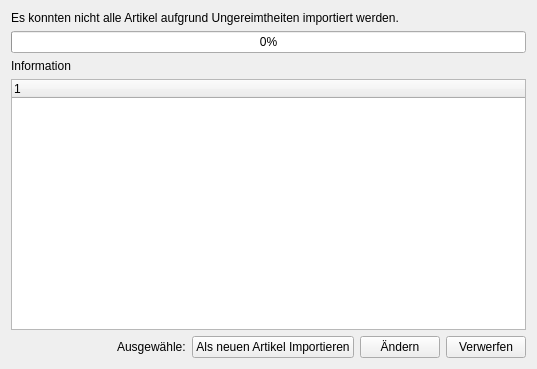
<?xml version="1.0" encoding="UTF-8"?>
<ui version="4.0">
 <class>CsvImportWizardPage4</class>
 <widget class="QWizardPage" name="CsvImportWizardPage4">
  <property name="geometry">
   <rect>
    <x>0</x>
    <y>0</y>
    <width>537</width>
    <height>369</height>
   </rect>
  </property>
  <property name="windowTitle">
   <string>WizardPage</string>
  </property>
  <layout class="QHBoxLayout" name="horizontalLayout_2">
   <item>
    <layout class="QVBoxLayout" name="verticalLayout">
     <item>
      <widget class="QLabel" name="label_2">
       <property name="text">
        <string>Es konnten nicht alle Artikel aufgrund Ungereimtheiten importiert werden.</string>
       </property>
       <property name="wordWrap">
        <bool>true</bool>
       </property>
      </widget>
     </item>
     <item>
      <widget class="QProgressBar" name="progressBar">
       <property name="value">
        <number>0</number>
       </property>
      </widget>
     </item>
     <item>
      <widget class="QLabel" name="infoLabel">
       <property name="text">
        <string>Information</string>
       </property>
      </widget>
     </item>
     <item>
      <widget class="QTreeWidget" name="treeWidget">
       <property name="editTriggers">
        <set>QAbstractItemView::NoEditTriggers</set>
       </property>
       <property name="showDropIndicator" stdset="0">
        <bool>false</bool>
       </property>
       <column>
        <property name="text">
         <string/>
        </property>
       </column>
      </widget>
     </item>
     <item>
      <layout class="QHBoxLayout" name="horizontalLayout">
       <item>
        <spacer name="horizontalSpacer">
         <property name="orientation">
          <enum>Qt::Horizontal</enum>
         </property>
         <property name="sizeHint" stdset="0">
          <size>
           <width>40</width>
           <height>20</height>
          </size>
         </property>
        </spacer>
       </item>
       <item>
        <widget class="QLabel" name="label_3">
         <property name="text">
          <string>Ausgewähle:</string>
         </property>
        </widget>
       </item>
       <item>
        <widget class="QPushButton" name="newImportButton">
         <property name="toolTip">
          <string>Artikel werden mit neuer Artikelnummerübernommen.</string>
         </property>
         <property name="text">
          <string>Als neuen Artikel Importieren</string>
         </property>
        </widget>
       </item>
       <item>
        <widget class="QPushButton" name="changeImportButton">
         <property name="toolTip">
          <string>Bestehende Artikel werden mit den neuen Daten überschrieben</string>
         </property>
         <property name="text">
          <string>Ändern</string>
         </property>
        </widget>
       </item>
       <item>
        <widget class="QrkPushButton" name="cancelImportButton">
         <property name="toolTip">
          <string>Diese Artikel werden nicht Importiert</string>
         </property>
         <property name="text">
          <string>Verwerfen</string>
         </property>
        </widget>
       </item>
      </layout>
     </item>
    </layout>
   </item>
  </layout>
 </widget>
 <customwidgets>
  <customwidget>
   <class>QrkPushButton</class>
   <extends>QPushButton</extends>
   <header>qrkpushbutton.h</header>
  </customwidget>
 </customwidgets>
 <resources/>
 <connections/>
</ui>
